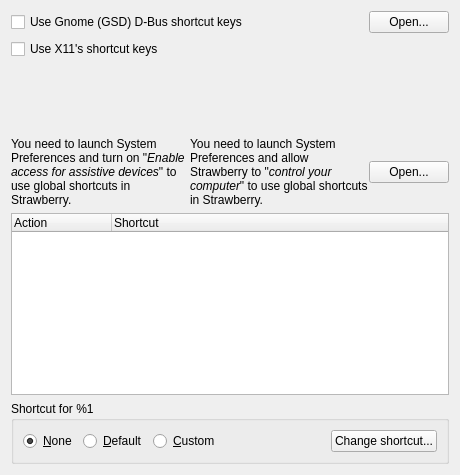
<?xml version="1.0" encoding="UTF-8"?>
<ui version="4.0">
 <class>GlobalShortcutsSettingsPage</class>
 <widget class="QWidget" name="GlobalShortcutsSettingsPage">
  <property name="geometry">
   <rect>
    <x>0</x>
    <y>0</y>
    <width>460</width>
    <height>475</height>
   </rect>
  </property>
  <property name="windowTitle">
   <string>Shortcuts</string>
  </property>
  <property name="windowIcon">
   <iconset resource="../../data/icons.qrc">
    <normaloff>:/icons/64x64/strawberry.png</normaloff>:/icons/64x64/strawberry.png</iconset>
  </property>
  <layout class="QVBoxLayout" name="layout_globalshortcutssettingspage">
   <item>
    <widget class="QWidget" name="widget_gsd" native="true">
     <layout class="QHBoxLayout" name="layout_gsd">
      <property name="leftMargin">
       <number>0</number>
      </property>
      <property name="topMargin">
       <number>0</number>
      </property>
      <property name="rightMargin">
       <number>0</number>
      </property>
      <property name="bottomMargin">
       <number>0</number>
      </property>
      <item>
       <widget class="QCheckBox" name="checkbox_gsd">
        <property name="sizePolicy">
         <sizepolicy hsizetype="Expanding" vsizetype="Fixed">
          <horstretch>0</horstretch>
          <verstretch>0</verstretch>
         </sizepolicy>
        </property>
        <property name="text">
         <string>Use Gnome (GSD) D-Bus shortcut keys</string>
        </property>
       </widget>
      </item>
      <item>
       <widget class="QPushButton" name="button_gsd_open">
        <property name="text">
         <string>Open...</string>
        </property>
       </widget>
      </item>
     </layout>
    </widget>
   </item>
   <item>
    <widget class="QWidget" name="widget_x11" native="true">
     <layout class="QHBoxLayout" name="layout_x11">
      <property name="spacing">
       <number>0</number>
      </property>
      <property name="leftMargin">
       <number>0</number>
      </property>
      <property name="topMargin">
       <number>0</number>
      </property>
      <property name="rightMargin">
       <number>0</number>
      </property>
      <property name="bottomMargin">
       <number>0</number>
      </property>
      <item>
       <widget class="QCheckBox" name="checkbox_x11">
        <property name="sizePolicy">
         <sizepolicy hsizetype="Expanding" vsizetype="Fixed">
          <horstretch>0</horstretch>
          <verstretch>0</verstretch>
         </sizepolicy>
        </property>
        <property name="text">
         <string>Use X11's shortcut keys</string>
        </property>
       </widget>
      </item>
     </layout>
    </widget>
   </item>
   <item>
    <widget class="QWidget" name="widget_warning" native="true">
     <layout class="QHBoxLayout" name="layout_warning">
      <item>
       <widget class="QLabel" name="label_warn_icon">
        <property name="sizePolicy">
         <sizepolicy hsizetype="Expanding" vsizetype="Preferred">
          <horstretch>0</horstretch>
          <verstretch>0</verstretch>
         </sizepolicy>
        </property>
        <property name="minimumSize">
         <size>
          <width>48</width>
          <height>48</height>
         </size>
        </property>
        <property name="maximumSize">
         <size>
          <width>48</width>
          <height>48</height>
         </size>
        </property>
        <property name="baseSize">
         <size>
          <width>64</width>
          <height>64</height>
         </size>
        </property>
        <property name="text">
         <string/>
        </property>
        <property name="pixmap">
         <pixmap resource="../../data/icons.qrc">:/icons/48x48/dialog-warning.png</pixmap>
        </property>
       </widget>
      </item>
      <item>
       <widget class="QLabel" name="label_warn_text">
        <property name="sizePolicy">
         <sizepolicy hsizetype="Expanding" vsizetype="Preferred">
          <horstretch>0</horstretch>
          <verstretch>0</verstretch>
         </sizepolicy>
        </property>
        <property name="text">
         <string/>
        </property>
        <property name="wordWrap">
         <bool>true</bool>
        </property>
       </widget>
      </item>
     </layout>
    </widget>
   </item>
   <item>
    <widget class="QWidget" name="widget_macos" native="true">
     <layout class="QHBoxLayout" name="layout_macos">
      <property name="spacing">
       <number>0</number>
      </property>
      <property name="leftMargin">
       <number>0</number>
      </property>
      <property name="topMargin">
       <number>0</number>
      </property>
      <property name="rightMargin">
       <number>0</number>
      </property>
      <property name="bottomMargin">
       <number>0</number>
      </property>
      <item>
       <widget class="QLabel" name="label_macos">
        <property name="sizePolicy">
         <sizepolicy hsizetype="Expanding" vsizetype="Preferred">
          <horstretch>0</horstretch>
          <verstretch>0</verstretch>
         </sizepolicy>
        </property>
        <property name="text">
         <string>You need to launch System Preferences and turn on &quot;&lt;span style=&quot; font-style:italic;&quot;&gt;Enable access for assistive devices&lt;/span&gt;&quot; to use global shortcuts in Strawberry.</string>
        </property>
        <property name="wordWrap">
         <bool>true</bool>
        </property>
       </widget>
      </item>
      <item>
       <widget class="QLabel" name="label_macos_mavericks">
        <property name="sizePolicy">
         <sizepolicy hsizetype="Expanding" vsizetype="Preferred">
          <horstretch>0</horstretch>
          <verstretch>0</verstretch>
         </sizepolicy>
        </property>
        <property name="text">
         <string>You need to launch System Preferences and allow Strawberry to &quot;&lt;span style=&quot;font-style:italic&quot;&gt;control your computer&lt;/span&gt;&quot; to use global shortcuts in Strawberry.</string>
        </property>
        <property name="wordWrap">
         <bool>true</bool>
        </property>
       </widget>
      </item>
      <item>
       <widget class="QPushButton" name="button_macos_open">
        <property name="text">
         <string>Open...</string>
        </property>
       </widget>
      </item>
     </layout>
    </widget>
   </item>
   <item>
    <widget class="QTreeWidget" name="list">
     <property name="editTriggers">
      <set>QAbstractItemView::NoEditTriggers</set>
     </property>
     <property name="alternatingRowColors">
      <bool>true</bool>
     </property>
     <property name="rootIsDecorated">
      <bool>false</bool>
     </property>
     <property name="allColumnsShowFocus">
      <bool>true</bool>
     </property>
     <column>
      <property name="text">
       <string comment="Category label">Action</string>
      </property>
     </column>
     <column>
      <property name="text">
       <string>Shortcut</string>
      </property>
     </column>
    </widget>
   </item>
   <item>
    <widget class="QGroupBox" name="shortcut_options">
     <property name="enabled">
      <bool>true</bool>
     </property>
     <property name="title">
      <string>Shortcut for %1</string>
     </property>
     <layout class="QHBoxLayout" name="layout_shortcut_options">
      <item>
       <widget class="QRadioButton" name="radio_none">
        <property name="enabled">
         <bool>true</bool>
        </property>
        <property name="text">
         <string>&amp;None</string>
        </property>
        <property name="checked">
         <bool>true</bool>
        </property>
       </widget>
      </item>
      <item>
       <widget class="QRadioButton" name="radio_default">
        <property name="text">
         <string>&amp;Default</string>
        </property>
       </widget>
      </item>
      <item>
       <widget class="QRadioButton" name="radio_custom">
        <property name="text">
         <string>&amp;Custom</string>
        </property>
       </widget>
      </item>
      <item>
       <spacer name="spacer_bottom">
        <property name="orientation">
         <enum>Qt::Horizontal</enum>
        </property>
        <property name="sizeHint" stdset="0">
         <size>
          <width>40</width>
          <height>20</height>
         </size>
        </property>
       </spacer>
      </item>
      <item>
       <widget class="QPushButton" name="button_change">
        <property name="text">
         <string>Change shortcut...</string>
        </property>
       </widget>
      </item>
     </layout>
    </widget>
   </item>
  </layout>
 </widget>
 <tabstops>
  <tabstop>checkbox_gsd</tabstop>
  <tabstop>button_gsd_open</tabstop>
  <tabstop>checkbox_x11</tabstop>
  <tabstop>button_macos_open</tabstop>
  <tabstop>list</tabstop>
  <tabstop>radio_none</tabstop>
  <tabstop>radio_default</tabstop>
  <tabstop>radio_custom</tabstop>
  <tabstop>button_change</tabstop>
 </tabstops>
 <resources>
  <include location="../../data/data.qrc"/>
  <include location="../../data/icons.qrc"/>
 </resources>
 <connections/>
</ui>
